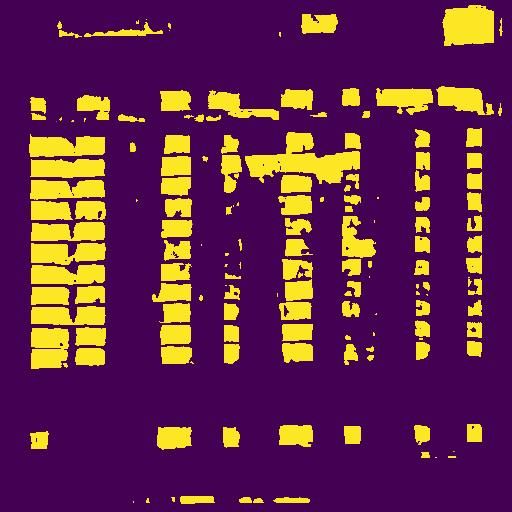
#> input picture multi_stage_ocr/results/1_mask.JPG, 512 x 512 px, given in place of 1_mask_mask.JPG, which was not available
$ python lineseg_inference.py
#> lines starting #> are read from the running program, lines starting #| are printed output that depends on the picture; after the words box and inside, x2 and y2 are one past the last pixel; in counts of white or black regions, pixels touching at a corner belong together; pictures that were not available may be replaced by others from this repository, and a replacement may not be noted
### multi_stage_ocr/line_segmentor_model.py
from model_utils import conv_block
from keras.layers import Input, Conv2D, Dropout, MaxPooling2D, UpSampling2D, concatenate
from keras.optimizers import Adam
from keras.models import Model


def unet(pretrained_weights=None, input_size=(512, 512, 1)):
    inputs = Input(input_size)

    conv1 = conv_block(inputs, filter_num=64, kernel_stride=3)
    pool1 = MaxPooling2D(pool_size=(2, 2))(conv1)

    conv2 = conv_block(pool1, filter_num=128, kernel_stride=3)
    pool2 = MaxPooling2D(pool_size=(2, 2))(conv2)

    conv3 = conv_block(pool2, filter_num=256, kernel_stride=3)
    pool3 = MaxPooling2D(pool_size=(2, 2))(conv3)

    conv4 = conv_block(pool3, filter_num=512, kernel_stride=3)
    drop4 = Dropout(0.4)(conv4)
    pool4 = MaxPooling2D(pool_size=(2, 2))(drop4)

    conv5 = conv_block(pool4, filter_num=1024, kernel_stride=3)
    drop5 = Dropout(0.4)(conv5)

    up6 = Conv2D(512, 2, activation='relu', padding='same', kernel_initializer='he_normal')(UpSampling2D()(drop5))
    merge1 = concatenate([drop4, up6], axis=3)
    conv6 = conv_block(merge1, filter_num=512, kernel_stride=3)

    up7 = Conv2D(256, 2, activation='relu', padding='same', kernel_initializer='he_normal')(UpSampling2D()(conv6))
    merge2 = concatenate([conv3, up7], axis=3)
    conv7 = conv_block(merge2, filter_num=256, kernel_stride=3)

    up8 = Conv2D(128, 2, activation='relu', padding='same', kernel_initializer='he_normal')(UpSampling2D()(conv7))
    merge3 = concatenate([conv2, up8], axis=3)
    conv8 = conv_block(merge3, filter_num=128, kernel_stride=3)

    up9 = Conv2D(64, 2, activation='relu', padding='same', kernel_initializer='he_normal')(UpSampling2D()(conv8))
    merge4 = concatenate([conv1, up9], axis=3)
    conv9 = conv_block(merge4, filter_num=64, kernel_stride=3)
    conv9 = Conv2D(2, 3, activation='relu', padding='same', kernel_initializer='he_normal')(conv9)

    conv10 = Conv2D(1, 1, activation='sigmoid', padding='same', kernel_initializer='he_normal')(conv9)

    model = Model(inputs, conv10)

    model.compile(optimizer=Adam(learning_rate=1e-4), loss='binary_crossentropy', metrics=['accuracy'])

    if pretrained_weights is not None:
        model.load_weights(pretrained_weights)

    return model


# model_unet = unet()
# model_unet.summary()

### multi_stage_ocr/lineseg_inference.py
from line_segmentor_model import unet
import cv2
import matplotlib.pyplot as plt
import numpy as np
import os


def detect(path, img_name):
    model = unet(pretrained_weights="models/text_seg_model.h5")
    img = cv2.imread(path, cv2.IMREAD_GRAYSCALE)
    # cv2.imshow("img", img)
    # cv2.waitKey(0)
    ret, img = cv2.threshold(img, 127, 255, cv2.THRESH_BINARY_INV)
    # cv2.imshow("img", img)
    # cv2.waitKey(0)
    img = cv2.resize(img, (512, 512))
    # cv2.imshow("img", img)
    # cv2.waitKey(0)
    img = np.expand_dims(img, axis=-1)
    img = np.expand_dims(img, axis=0)
    pred = model.predict(img)
    pred = np.squeeze(np.squeeze(pred, axis=0), axis=-1)
    # cv2.imshow("pred", pred)
    # cv2.waitKey(0)
    plt.imsave(f"results/{img_name}_mask.JPG", pred)


def main(path, img_name):
#> called with path = 'dataset/clientdata/1_mask.JPG', img_name = '1_mask'
    detect(path, img_name)
#> (the call stopped at in unet, `inputs = Input(input_size)`: keras is not available in this run)
    img = cv2.imread(f"results/{img_name}_mask.JPG", cv2.IMREAD_GRAYSCALE)
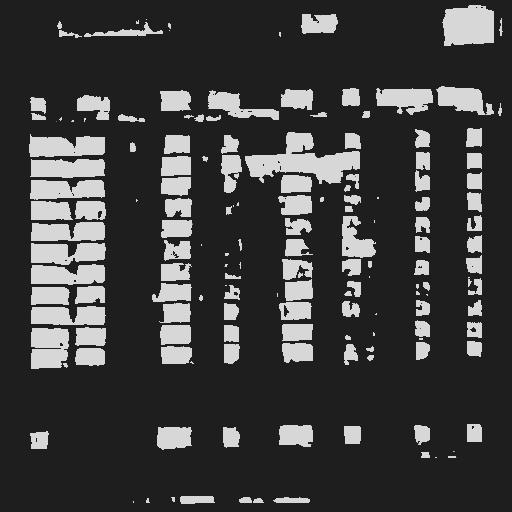
#> img: shape (512, 512); min 0, max 255, mean 63.1
    cv2.threshold(img, 0, 255, cv2.THRESH_BINARY + cv2.THRESH_OTSU, img)
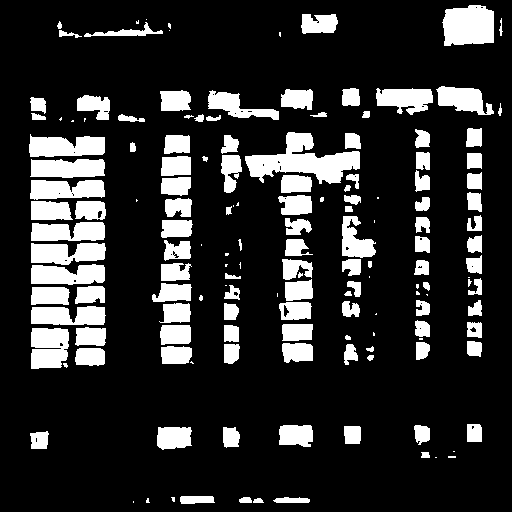
#> img: shape (512, 512); 17.9% white; 156 white regions (39 under 20 px)
    original_img = cv2.imread(path)
#> original_img is the input picture: shape (512, 512, 3); mean B, G, R 75, 41.6, 100.8
    original_img = cv2.resize(original_img, (512, 512))

    contours, hierarchy = cv2.findContours(img, cv2.RETR_EXTERNAL, cv2.CHAIN_APPROX_NONE)
#> contours = 156 contours, 47 with area under 20; largest, box (x1, y1, x2, y2) and area: (245, 132, 360, 184) 2660, (442, 5, 494, 46) 1746, (31, 328, 69, 369) 1284, (29, 134, 105, 157) 1268, (31, 243, 106, 265) 1176

    for c in contours:
        x, y, w, h = cv2.boundingRect(c)
        cv2.rectangle(original_img, (x, y), (x + w, y + h), 255, 1)
#> this loop made 156 passes
#> (x, y, w, h) on passes 2 to 4: (253, 498, 11, 5), (146, 498, 4, 5), (273, 497, 37, 6)
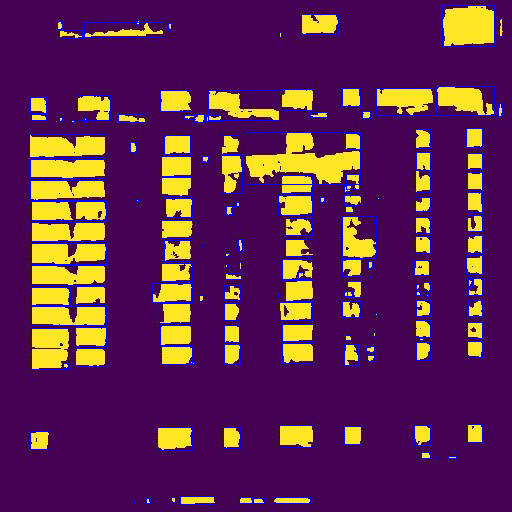
#> original_img: shape (512, 512, 3); 3.98% of pixels changed, all inside (x1, y1, x2, y2) = (29, 5, 504, 505)

    cv2.imwrite(f"results/{img_name}_contours.JPG", original_img)


if __name__ == "__main__":
    dir = os.listdir("dataset/clientdata")
    for file in dir:
        main("dataset/clientdata/" + file, file.split(".")[0])

$ run again, on multi_stage_ocr/results/356_mask.JPG
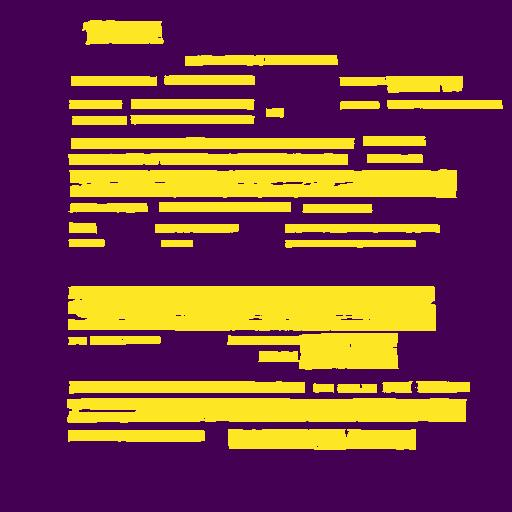
#> input picture multi_stage_ocr/results/356_mask.JPG, 512 x 512 px, given in place of 356_mask_mask.JPG, which was not available
#> in main, `cv2.threshold(img, 0, 255, cv2.THRESH_BINARY + cv2.THRESH_OTSU, img)`:
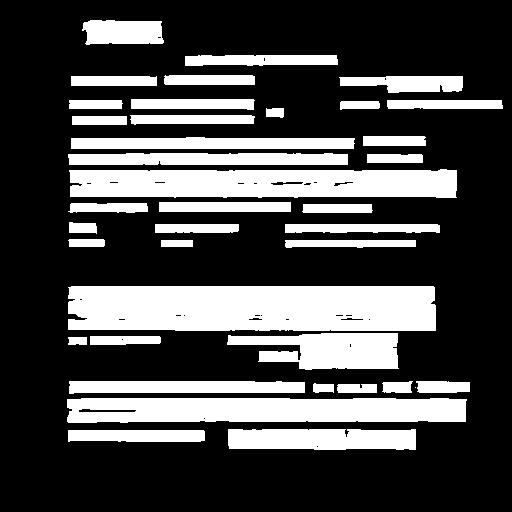
#> img: shape (512, 512); 29% white; 39 white regions (1 under 20 px)
#> in main, original_img is the input picture: shape (512, 512, 3); mean B, G, R 69.6, 67.1, 121.5
#> contours = 39 contours, 1 with area under 20; largest, box (x1, y1, x2, y2) and area: (68, 286, 436, 331) 15857, (69, 169, 457, 198) 10007, (67, 398, 467, 423) 9009, (227, 333, 399, 370) 4320, (228, 429, 416, 450) 3508
#> the loop in main, `for c in contours:` made 39 passes
#> (x, y, w, h) on passes 1 to 8: (68, 430, 137, 12), (228, 429, 188, 21), (67, 398, 400, 25), (415, 387, 1, 1), (337, 384, 40, 9), (313, 383, 21, 10), (416, 381, 54, 12), (382, 381, 31, 12)
#> after the loop in main, `for c in contours:`:
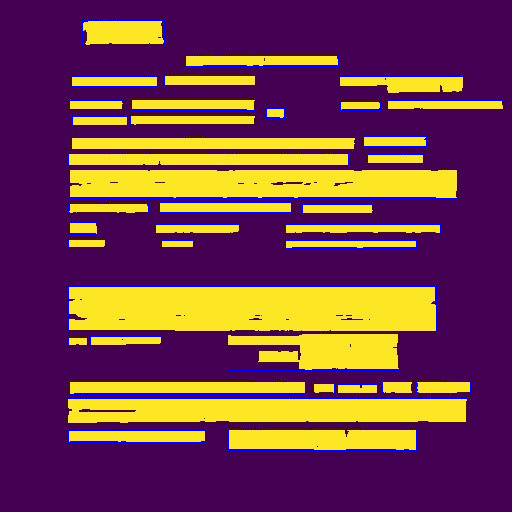
#> original_img: shape (512, 512, 3); 3.92% of pixels changed, all inside (x1, y1, x2, y2) = (67, 20, 504, 451)
